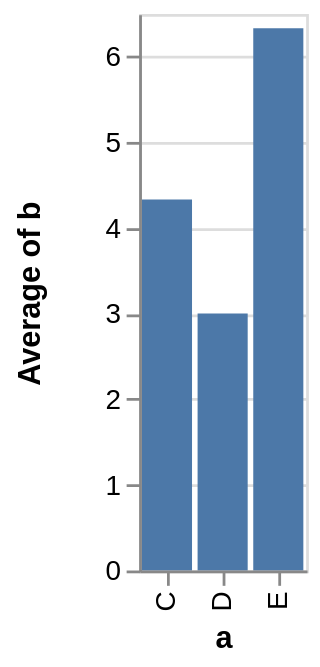

Express this chart as Vega-Lite.
### Vega specification from a JSON file in a GitHub repository (floating-point values rounded to 4 significant figures)
{"$schema": "https://vega.github.io/schema/vega/v4.json", "autosize": "pad", "padding": 5, "height": 200, "style": "cell", "data": [{"name": "source_0", "values": [{"a": "C", "b": 2}, {"a": "C", "b": 7}, {"a": "C", "b": 4}, {"a": "D", "b": 1}, {"a": "D", "b": 2}, {"a": "D", "b": 6}, {"a": "E", "b": 8}, {"a": "E", "b": 4}, {"a": "E", "b": 7}]}, {"name": "data_0", "source": "source_0", "transform": [{"type": "aggregate", "groupby": ["a"], "ops": ["average"], "fields": ["b"], "as": ["average_b"]}]}], "signals": [{"name": "x_step", "value": 20}, {"name": "width", "update": "bandspace(domain('x').length, 0.1, 0.05) * x_step"}], "marks": [{"name": "marks", "type": "rect", "style": ["bar"], "from": {"data": "data_0"}, "encode": {"update": {"fill": [{"test": "datum[\"average_b\"] === null || isNaN(datum[\"average_b\"])", "value": null}, {"value": "#4c78a8"}], "tooltip": {"signal": "{\"a\": ''+datum[\"a\"], \"Average of b\": format(datum[\"average_b\"], \"\")}"}, "x": {"scale": "x", "field": "a"}, "width": {"scale": "x", "band": true}, "y": {"scale": "y", "field": "average_b"}, "y2": {"scale": "y", "value": 0}}}}], "scales": [{"name": "x", "type": "band", "domain": {"data": "data_0", "field": "a", "sort": true}, "range": {"step": {"signal": "x_step"}}, "paddingInner": 0.1, "paddingOuter": 0.05}, {"name": "y", "type": "linear", "domain": {"data": "data_0", "field": "average_b"}, "range": [{"signal": "height"}, 0], "nice": true, "zero": true}], "axes": [{"scale": "x", "orient": "bottom", "grid": false, "title": "a", "labelAlign": "right", "labelAngle": 270, "labelBaseline": "middle", "zindex": 1}, {"scale": "y", "orient": "left", "grid": false, "title": "Average of b", "labelOverlap": true, "tickCount": {"signal": "ceil(height/40)"}, "zindex": 1}, {"scale": "y", "orient": "left", "gridScale": "x", "grid": true, "tickCount": {"signal": "ceil(height/40)"}, "domain": false, "labels": false, "maxExtent": 0, "minExtent": 0, "ticks": false, "zindex": 0}], "config": {"axisY": {"minExtent": 30}}}
